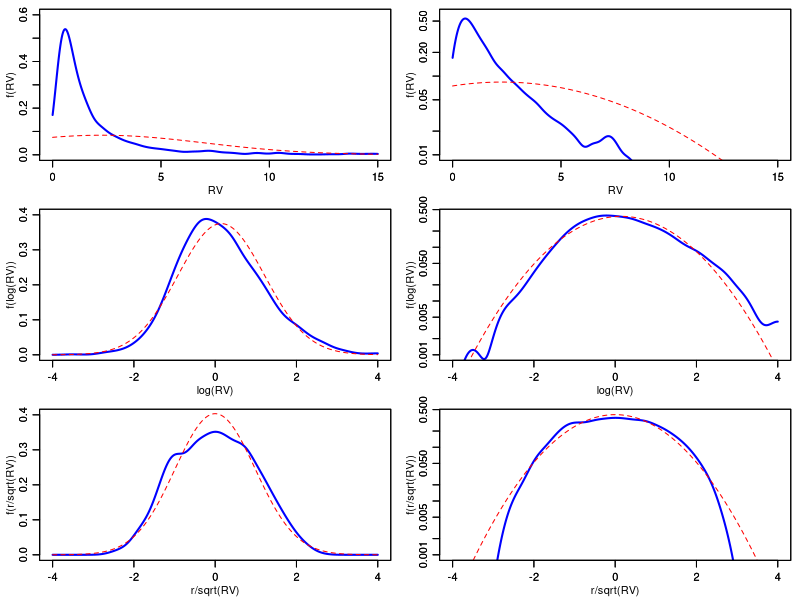

Generate this figure with R:
# clear history
rm(list = ls(all = TRUE))
graphics.off()

# load data
ibm = read.table("ibm.dat", header = F, col.names = c("date", "rv", "returns"))

# if save output as pdf
# pdf(file = "kernel.pdf", paper = "special", width = 6, height = 8.5)
op = par(no.readonly = TRUE)

par(mgp = c(1.75, 0.75, 0))
par(mar = c(3, 3, 0.7, 0.7))
par(mfrow = c(3, 2))

kern = density(ibm$rv, n = 1000, from = 0, to = 15)

plot(kern$x, kern$y, type = "l", xlab = "RV", ylab = "f(RV)", lwd = 2, col = "blue", 
     ylim = c(0, 0.6))
par(new = T)
plot(kern$x, dnorm(kern$x, mean = mean(ibm$rv), sd = sd(ibm$rv)), ylab = "", xlab = "", 
     type = "l", lwd = 1, col = "red", lty = 2, ylim = c(0, 0.6))

plot(kern$x, kern$y, type = "l", xlab = "RV", ylab = "f(RV)", lwd = 2, col = "blue", 
     log = "y", ylim = c(0.01, 0.6))
par(new = T)
plot(kern$x, dnorm(kern$x, mean = mean(ibm$rv), sd = sd(ibm$rv)), ylab = "", xlab = "", 
     type = "l", log = "y", lwd = 1, col = "red", lty = 2, ylim = c(0.01, 0.6))

logKern <- density(log(ibm$rv), n = 1000, from = -4, to = 4)

plot(logKern$x, logKern$y, type = "l", xlab = "log(RV)", ylab = "f(log(RV))", lwd = 2, 
     col = "blue", ylim = c(0, 0.4))
par(new = T)
plot(logKern$x, dnorm(logKern$x, mean = mean(log(ibm$rv)), sd = sd(log(ibm$rv))), 
     ylab = "", xlab = "", type = "l", lwd = 1, col = "red", lty = 2, ylim = c(0, 
                                                                               0.4))

plot(logKern$x, logKern$y, type = "l", xlab = "log(RV)", ylab = "f(log(RV))", lwd = 2, 
     col = "blue", ylim = c(0.001, 0.4), log = "y")
par(new = T)
plot(logKern$x, dnorm(logKern$x, mean = mean(log(ibm$rv)), sd = sd(log(ibm$rv))), 
     ylab = "", xlab = "", type = "l", lwd = 1, col = "red", lty = 2, ylim = c(0.001, 
                                                                               0.4), log = "y")

stdKern = density(ibm$returns/sqrt(ibm$rv), n = 1000, from = -4, to = 4)

plot(stdKern$x, stdKern$y, type = "l", xlab = "r/sqrt(RV)", ylab = "f(r/sqrt(RV))", 
     lwd = 2, col = "blue", ylim = c(0, 0.4))
par(new = T)
plot(stdKern$x, dnorm(stdKern$x, mean = mean(ibm$returns/sqrt(ibm$rv)), sd = sd(ibm$returns/sqrt(ibm$rv))), 
     ylab = "", xlab = "", type = "l", lwd = 1, col = "red", lty = 2, ylim = c(0, 
                                                                               0.4))

plot(stdKern$x, stdKern$y, type = "l", xlab = "r/sqrt(RV)", ylab = "f(r/sqrt(RV))", 
     lwd = 2, col = "blue", ylim = c(0.001, 0.4), log = "y")
par(new = T)
plot(stdKern$x, dnorm(stdKern$x, mean = mean(ibm$returns/sqrt(ibm$rv)), sd = sd(ibm$returns/sqrt(ibm$rv))), 
     ylab = "", xlab = "", type = "l", lwd = 1, col = "red", lty = 2, ylim = c(0.001, 
                                                                               0.4), log = "y")

par(op)
dev.off() 

